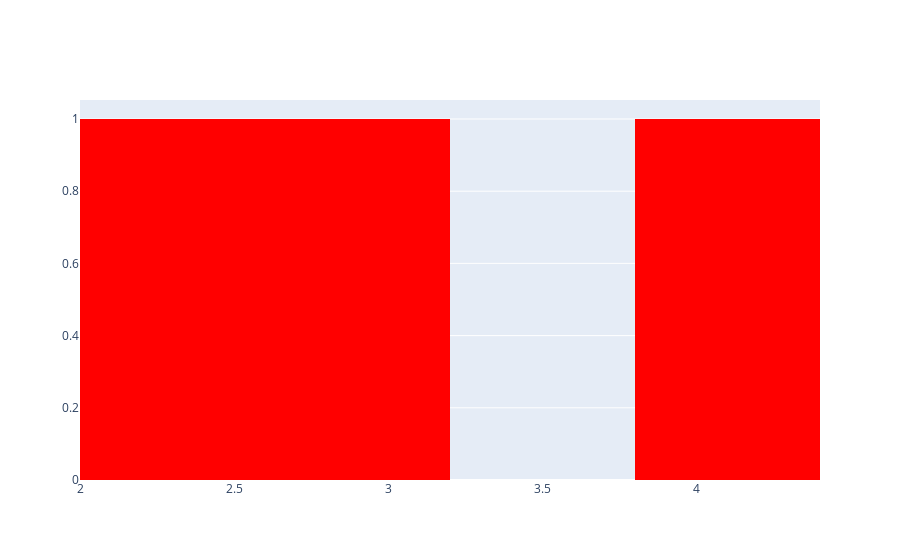
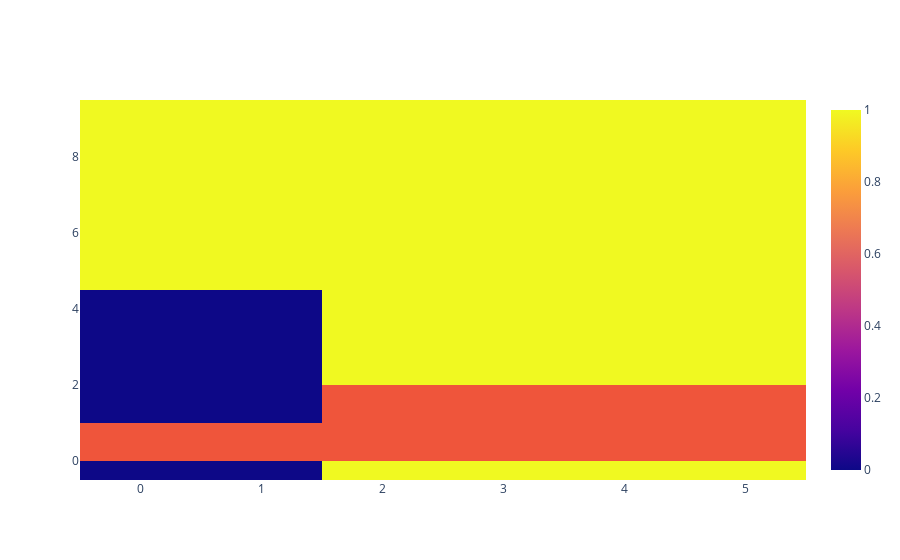

Notebook code for these charts, in order:
### Code cell
valoresY = np.array([1,5,7,2,8])
valoresX = np.array([5,4,3,2,1])

valoresY2 = np.array([1,5,7,2,8])
valoresX2 = np.array([1,2,3,4,5])

data4 = [go.Histogram(x=valoresX, y=valoresY, marker_color='red', xbins=dict(start=2, end=4, size=0.6))]
data5 = [go.Histogram2d(x=valoresX, y=valoresY), go.Histogram(x=valoresX2, y=valoresY2)]

iplot(data4)
iplot(data5)

### Figure 1 — Plotly figure (JSON) as saved in the notebook; plotly's stock layout.template omitted (floating-point values rounded to 4 significant figures)
{"data": [{"marker": {"color": "red"}, "type": "histogram", "x": [5, 4, 3, 2, 1], "xbins": {"end": 4, "size": 0.6, "start": 2}, "y": [1, 5, 7, 2, 8]}], "layout": {}}

### Figure 2 — Plotly figure (JSON) as saved in the notebook; plotly's stock layout.template omitted (floating-point values rounded to 4 significant figures)
{"data": [{"type": "histogram2d", "x": [5, 4, 3, 2, 1], "y": [1, 5, 7, 2, 8]}, {"type": "histogram", "x": [1, 2, 3, 4, 5], "y": [1, 5, 7, 2, 8]}], "layout": {}}
